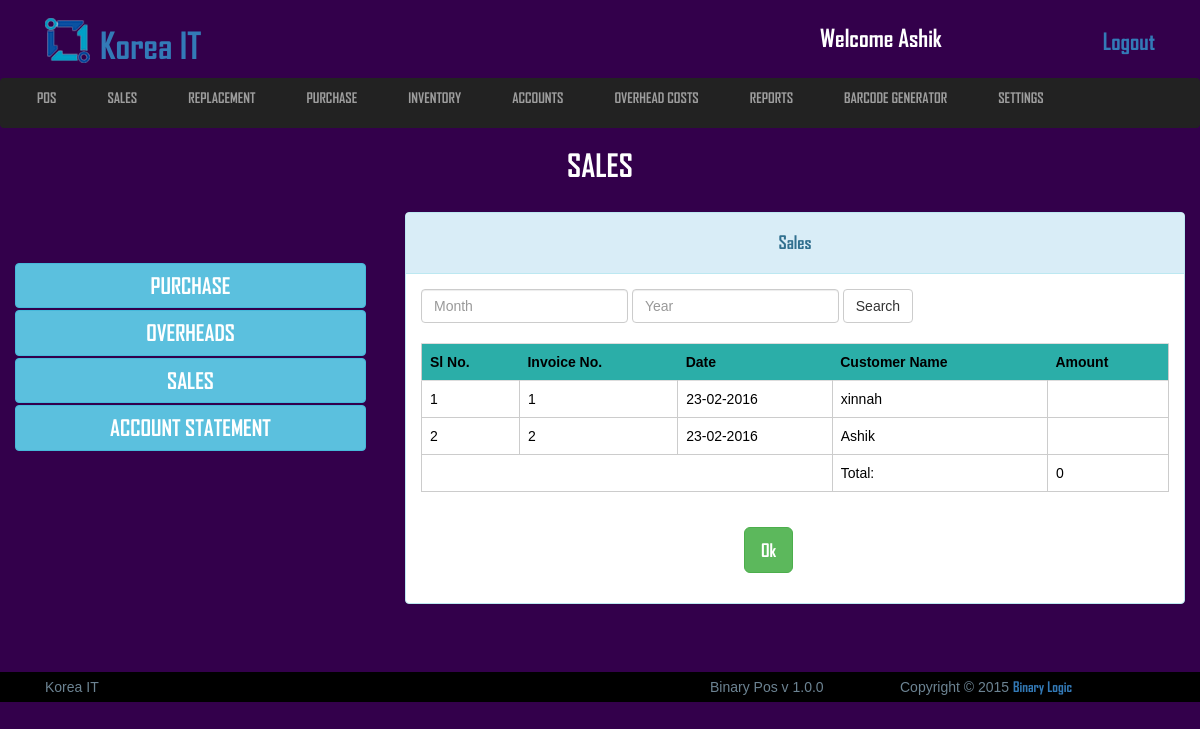
The app's page /view/sales_cost.php (signed in) with its own data.
### tables this page shows
CREATE TABLE IF NOT EXISTS `logo_section` (
  `id` int(11) NOT NULL AUTO_INCREMENT,
  `image` varchar(255) NOT NULL,
  `name` varchar(100) NOT NULL,
  PRIMARY KEY (`id`)
);

CREATE TABLE IF NOT EXISTS `sales_order` (
  `id` int(255) NOT NULL AUTO_INCREMENT,
  `so_date` date NOT NULL,
  `customer_id` int(255) NOT NULL,
  `sales_order_no` varchar(20) NOT NULL,
  `quotation_no` varchar(100) NOT NULL,
  `invoice_no` varchar(100) NOT NULL,
  `notes` varchar(255) NOT NULL,
  `barcode` varchar(255) NOT NULL,
  `product_description` text NOT NULL,
  `uom` varchar(255) NOT NULL,
  `cost_per_unit` varchar(255) NOT NULL,
  `price` varchar(255) NOT NULL,
  `quantity` varchar(255) NOT NULL,
  `amount` varchar(255) NOT NULL,
  `vat` varchar(255) NOT NULL,
  `delivery_charge` varchar(255) NOT NULL,
  `total` varchar(50) NOT NULL,
  `paid` varchar(50) NOT NULL,
  `due` varchar(50) NOT NULL,
  PRIMARY KEY (`id`)
);

CREATE TABLE IF NOT EXISTS `customer` (
  `customer_id` int(255) NOT NULL AUTO_INCREMENT,
  `customer_name` varchar(30) NOT NULL,
  `customer_phone` varchar(15) NOT NULL,
  `customer_address` varchar(200) NOT NULL,
  `contact_person` varchar(100) NOT NULL,
  `contact_person_no` varchar(50) NOT NULL,
  `customer_balance` varchar(100) NOT NULL,
  `customer_payment_due` varchar(1000) NOT NULL,
  PRIMARY KEY (`customer_id`)
);

### src/Account/Account.php (called while the page is built, shortened)
<?php
class Account extends Model{
  public function all_sales_order_cost($data = false){
    $this->table = "sales_order";
    $clause = "1=1 ";
    $query = "SELECT * FROM {$this->table} WHERE ".$clause;
    $result = mysqli_query($this->connection,$query);
    $selectAll = array();
    if($result){
        while ($row = mysqli_fetch_object($result)) {
            $selectAll[] = $row;
        }
    }
    return $selectAll;
  }
}

### src/Model/Model.php (called while the page is built, shortened)
<?php
abstract class Model{
    public function __construct(){
        $this->connection = mysqli_connect("localhost","root","","pos");
    }
}

### src/Customer/Customer.php (called while the page is built, shortened)
<?php
class Customer extends Model{
	public function show_customer($id = null){
			$this->table = "customer";
			$query = "SELECT * FROM {$this->table} WHERE `customer_id` = '{$id}'";
			$result = mysqli_query($this->connection,$query);
			$customer_no_fetch = mysqli_fetch_object($result);
			return $customer_no_fetch;
	}
}

### view/sales_cost.php (the view, shortened to what this page needs)
<?php
	$customers = new Customer();
  	$account = new Account();
  	if(strtolower($_SERVER["REQUEST_METHOD"]) == "post"){
  		$sales_orders = $account->all_sales_order_cost($_REQUEST);
  	}else{
  		$sales_orders = $account->all_sales_order_cost();
  	}
 ?>
	<?php include('includes/all_link_body.php'); ?>
<header class="header_section">
	<div class="container">
		<div class="row">
			<div class="col-md-12">
				<?php include('includes/header_top.php'); ?>
			</div>
		</div>
	</div>
	<?php include('includes/main_nav.php'); ?>
	<div class="conainer">
		<div class="row">
			<div class="col-md-12">
				<div class="sales_point">
					<h2>Sales</h2>
				</div>
			</div>
		</div>
	</div>
</header>
<section class="view_container_content" style="min-height:430px;">
	<div class="container">
		<div class="row">
			<div class="col-md-4 no_padding">
				<div class="accounts_manager_left">
					<ul>
						<li> <button class="btn btn-info" style="width:90%;margin: 1px 0;"><a href="purchase_cost.php">Purchase</a> </button></li>
						<li><button class="btn btn-info" style="width:90%;margin: 1px 0;"><a href="overheads.php">Overheads</a> </button></li>
						<li><button class="btn btn-info" style="width:90%;margin: 1px 0;"><a href="sales_cost.php">Sales</a> </button></li>
						<li><button class="btn btn-info" style="width:90%;margin: 1px 0;"><a href="account_statement.php"> Account Statement</a> </button></li>
					</ul>
				</div>
			</div>
			<div class="col-md-8 no_padding">
				<div class="panel panel-info no_margin">
					  <div class="panel-heading"><h4 style="text-align:center;">Sales</h4></div>
					  	<div class="panel-body">
					  		<form class="form-inline" role="form" action="sales_cost.php" method="post">
							  <div class="form-group">
							    <input type="text" class="form-control" name="month" id="month" placeholder="Month" value="<?php if(isset($_REQUEST["month"])){echo $_REQUEST["month"];}  ?>">
							  </div>
							  <div class="form-group">
							    <input type="text" class="form-control" name="year" id="year" placeholder="Year" value="<?php if(isset($_REQUEST["year"])){echo $_REQUEST["year"];}  ?>">
							  </div>
							  <button type="submit" class="btn btn-default">Search</button>
							</form>
							<br>
							<div class="table-responsive">
							  <table class="table">
							    <tr style="background: #2BAEA8;">
							    	<th>Sl No.</th>
							    	<th>Invoice No.</th>
							    	<th>Date</th>
							    	<th>Customer Name</th>
							    	<th>Amount</th>
							    </tr>
							    <?php
							    	$sl = 1;
							    	$total = 0;
							    	foreach ($sales_orders as $sales_order) {
							    ?>
								    <tr>
								    	<td><?php echo $sl++; ?></td>
								    	<td><?php echo $sales_order->sales_order_no; ?></td>
								    	<td><?php echo date("d-m-Y",strtotime($sales_order->so_date)); ?></td>
								    	<td><?php $customer = $customers->show_customer($sales_order->customer_id); ?>
								    	<?php if(isset($customer->customer_name)){ echo $customer->customer_name;} ?>
								    	</td>
								    	<td><?php echo $sales_order->total; $total += $sales_order->total; ?></td>
								    </tr>
							    <?php
							    	}
							     ?>
							     <tr>
							     	<td colspan="3"></td>
							     	<td>Total:</td>
							     	<td><?php echo $total; ?></td>
							     </tr>
							  </table>
							</div>
							<a href="accounts.php"><input class="btn btn-success btn-lg" type="submit" name="add" value="Ok"style="margin: 15px auto;margin-left: 323px;"></a>
						</div>
					</div>
			</div>
		</div>
	</div>
</section>
<footer class="main_footer_section">
		<div class="container">
			<div class="row">
				<div class="col-sm-12">
					<div class="row">
						<div class="col-sm-7">
							<p>Korea IT</p>
						</div>
						<div class="col-sm-2">
							<p>Binary Pos <span>v 1.0.0</span> </p>
						</div>
						<div class="col-sm-3">
							<p>Copyright &copy; 2015 <a href="www.binary-logic.net">Binary Logic</a></p>
						</div>
					</div>
				</div>
			</div>
		</div>
	</footer>
</body>
</html>

### view/includes/header_top.php (shortened to what this page needs)
<?php include('config.php'); ?>
<div class="header_top">
	<div class="col-md-8">
		<?php
		 	$startement = $db->prepare("SELECT * FROM logo_section WHERE id=1");
		 	$startement->execute();
		 	$result = $startement->fetchAll(PDO::FETCH_ASSOC);
		 	foreach ($result as $row) {
		 		$image = $row['image'];
		 		$name = $row['name'];
		 	}
		  ?>
		<a href="#"><img src="uploads/logo/<?php echo $image; ?>" alt="logo"><h1> <?php echo $name; ?></h1></a>
	</div>
	<div class="col-md-4">
		<ul class="header_top_aside">
			<li><h3>welcome <?php if(isset($_SESSION["username"])){echo $_SESSION["username"];} ?></h3></li>
			<li style="float:right"><a href="index.php">Logout</a></li>
		</ul>
	</div>
</div>

### view/css/style.css (style rules this page uses)
* { margin: 0; padding: 0; }
body { background: #33004B;color: #fff;font-family: 'arial'; }
h1,h2,h3,h4,a { font-family: 'AGENCYB'; }
.no_margin { margin: 0; }
.no_padding { padding: 0; }
.panel-body { color: #000; }
.row { width: 100%; margin: 0 }
.container { padding: 0; }
.header_section .header_top { width: 100%;overflow: hidden; }
.header_section .header_top a { text-decoration: none; }
.header_section .header_top a img { margin-top: -30px; margin-right: 10px; }
.header_section .header_top a h1 { display: inline-block;margin-top: 20px; }
.header_section .header_top .header_top_aside { width: 100%;overflow: hidden; margin: 20px 0; }
.header_section .header_top .header_top_aside li { list-style: none;float: left;margin-left: 15px; }
.header_section .header_top .header_top_aside li h3 { margin: 0; }
.header_section .header_top .header_top_aside li a { text-decoration: none;font-size: 23px; }
.sales_point { width: 100%;overflow: hidden;margin-bottom: 20px; }
.sales_point h2 { text-align: center;text-transform: uppercase;font-size: 31px; }
.view_container_content { width: 100%;overflow: hidden;margin-bottom: 30px;margin-top: 20px;min-height: 465px; }
.main_footer_section { background: #000;width: 100%;padding: 5px 0; }
.main_footer_section p { color: #6C8392; }
header { height: 20vh; }
.header_section { padding-top: 5px; }
.table { border:1px solid #ccc; }
td { border: 1px solid #ccc; }
.accounts_manager_left { margin-top: 50px; }
.accounts_manager_left ul { list-style: none; }
.accounts_manager_left ul li a { text-decoration: none;font-size: 22px;text-transform: uppercase; color: #fff; }
p { margin: 0;color: #000; }
table { width: 100%;overflow: hidden; }

### view/includes/header_top.php (style rules this page uses)
h3 { text-transform: capitalize; }
h1 { text-transform: capitalize; }
img { width: 45px;height: 45px; }

### records on screen
logo_section: image (picture), name "Korea IT"
sales_order: sales_order_no "1", so_date "23-02-2016", customer.customer_name "xinnah"
sales_order: sales_order_no "2", so_date "23-02-2016", customer.customer_name "Ashik"

### other values on screen
$_SESSION["username"] "Ashik"
$total "0"
